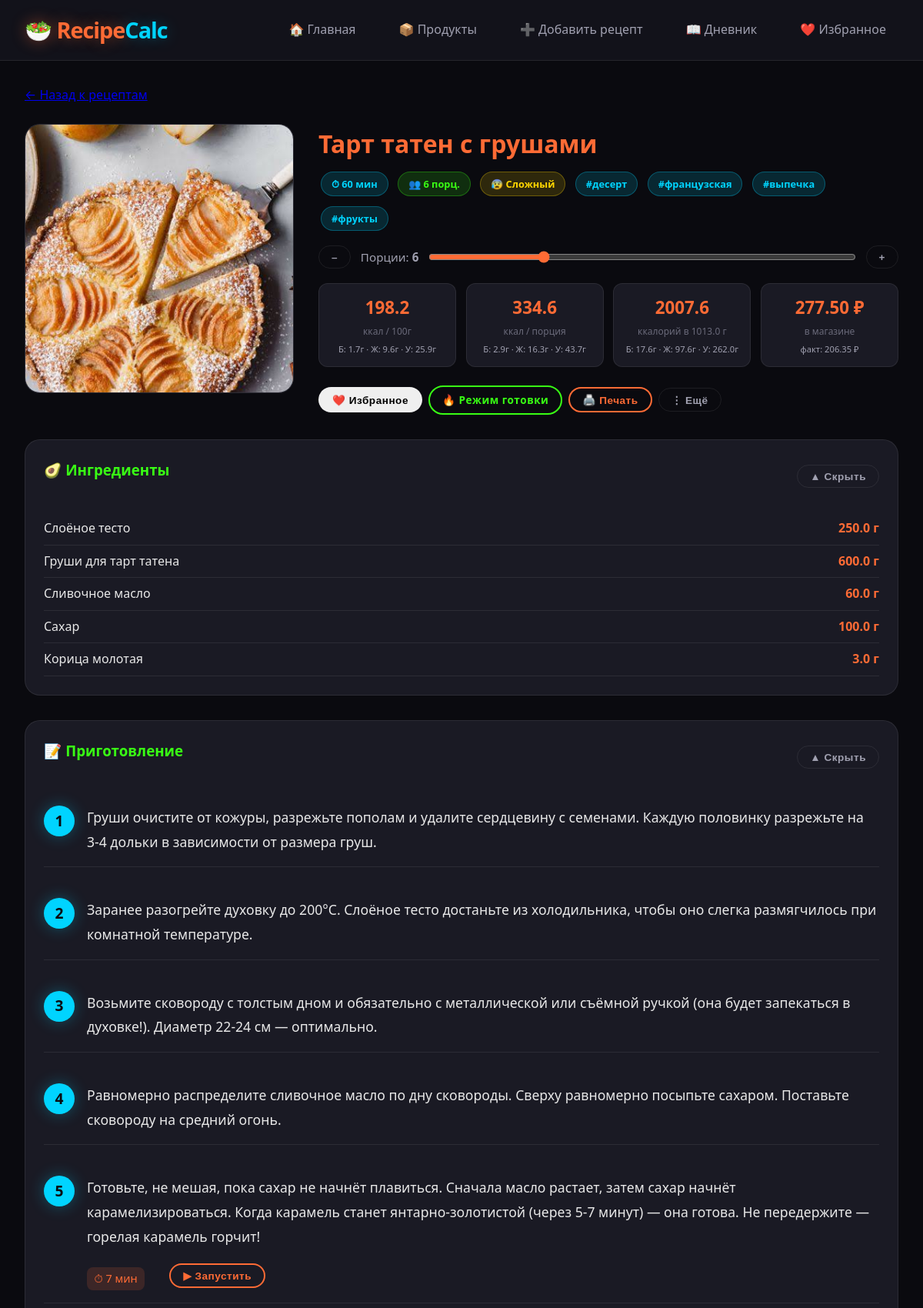
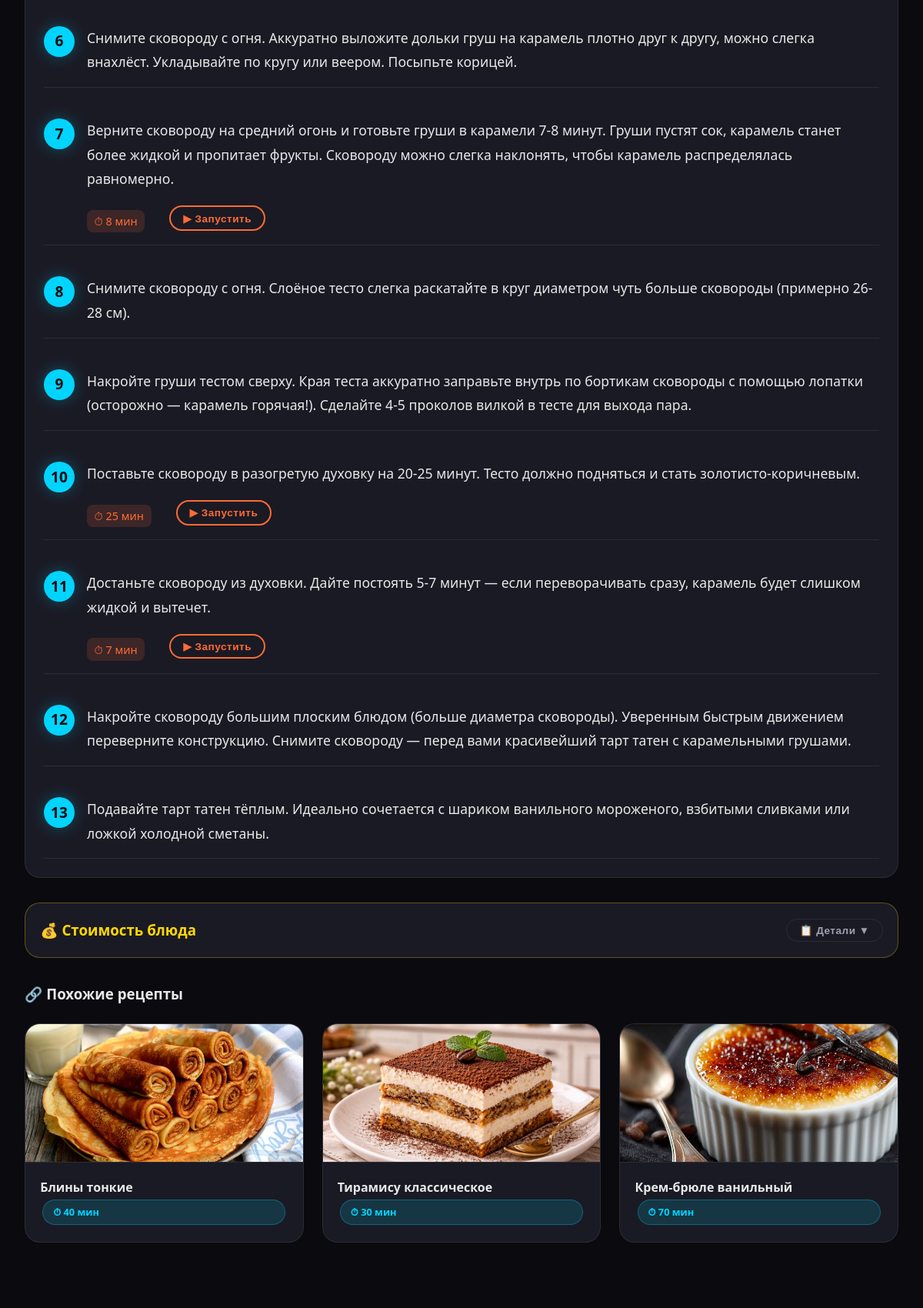
Page /recipes/16 (upper part) on the committed database (2 pictures, top to bottom).
### models.py (models this page shows, shortened)
class Recipe(db.Model):
    id = db.Column(db.Integer, primary_key=True)
    title = db.Column(db.String(200), nullable=False)
    description = db.Column(db.Text, default='')
    image = db.Column(db.String(300), default='')
    prep_time = db.Column(db.Integer, default=0)
    cook_time = db.Column(db.Integer, default=0)
    total_time = db.Column(db.Integer, default=0)
    default_portions = db.Column(db.Integer, default=1)
    difficulty = db.Column(db.String(20), default='easy')
    tags = db.Column(db.String(300), default='')
    instructions = db.Column(db.Text, default='')  # JSON steps
    created_at = db.Column(db.DateTime, default=datetime.utcnow)
    updated_at = db.Column(db.DateTime, default=datetime.utcnow, onupdate=datetime.utcnow)
    favorites = db.Column(db.Boolean, default=False)
    rating = db.Column(db.Float, default=0.0)
    rating_count = db.Column(db.Integer, default=0)
    ingredients = db.relationship('RecipeIngredient',
                                  backref='recipe',
                                  lazy=True,
                                  cascade="all, delete-orphan")

class RecipeIngredient(db.Model):
    id = db.Column(db.Integer, primary_key=True)
    recipe_id = db.Column(db.Integer, db.ForeignKey('recipe.id'), nullable=False)
    product_id = db.Column(db.Integer, db.ForeignKey('product.id'), nullable=False)
    product = db.relationship('Product', lazy='joined')
    quantity = db.Column(db.Float, default=0.0)
    unit = db.Column(db.String(20), default='г')

class Product(db.Model):
    id = db.Column(db.Integer, primary_key=True)
    name = db.Column(db.String(200), nullable=False, unique=True)
    calories = db.Column(db.Float, default=0.0)
    proteins = db.Column(db.Float, default=0.0)
    fats = db.Column(db.Float, default=0.0)
    carbs = db.Column(db.Float, default=0.0)
    category = db.Column(db.String(100), default='')
    image = db.Column(db.String(300), default='')
    default_unit = db.Column(db.String(20), default='г')
    price = db.Column(db.Float, default=0.0)           # Цена
    price_unit = db.Column(db.String(20), default='кг') # ← НОВОЕ: за что цена (кг, шт, л, 100г)
    created_at = db.Column(db.DateTime, default=datetime.utcnow)

### routes/recipes.py (the view)
@recipes_bp.route('/<int:recipe_id>')
def view_recipe(recipe_id):
    recipe = Recipe.query.get_or_404(recipe_id)
    nutrition = calculate_recipe_nutrition(recipe)
    steps = []
    if recipe.instructions:
        try:
            steps = json.loads(recipe.instructions)
        except (json.JSONDecodeError, TypeError):
            steps = [{'step_number': 1, 'instruction': recipe.instructions, 'timer_minutes': 0}]
    similar_recipes = []
    if recipe.tags:
        tags = [t.strip() for t in recipe.tags.split(',') if t.strip()]
        if tags:
            similar_recipes = Recipe.query.filter(
                Recipe.id != recipe.id,
                Recipe.tags.ilike(f'%{tags[0]}%')
            ).limit(4).all()
    return render_template(
        'recipe_detail.html',
        recipe=recipe,
        nutrition=nutrition,
        steps=steps,
        similar_recipes=similar_recipes
    )

### services/nutrition.py (called while the page is built)
def get_price_per_100g(product):
    if not product or not product.price or product.price <= 0:
        return 0.0
    unit = product.price_unit or 'кг'
    price = product.price
    if unit == 'кг':
        return round(price / 10, 2)
    elif unit == 'л':
        return round(price / 10, 2)
    elif unit in ('100г', '100мл', 'шт'):
        return price
    elif unit == 'уп':
        return round(price, 2)
    else:
        return round(price / 10, 2)

### templates/recipe_detail.html (shortened to what this page needs)
{% extends "base.html" %}
{% block content %}
<div class="mb-3">
    <a href="{{ url_for('main.index') }}" class="back-link">← Назад к рецептам</a>
</div>
<div class="recipe-top">
    <div class="recipe-top__image">
        {% if recipe.image %}
            <img src="{{ url_for('static', filename=recipe.image) }}" alt="{{ recipe.title }}">
        {% else %}
            <div class="recipe-top__placeholder">🍽️</div>
        {% endif %}
    </div>
    <div class="recipe-top__info">
        <h1 class="recipe-title">{{ recipe.title }}</h1>
        <div class="recipe-meta-line">
            <span class="badge badge-primary">⏱ {{ recipe.total_time }} мин</span>
            <span class="badge badge-success">👥 {{ recipe.default_portions }} порц.</span>
            <span class="badge badge-warning">
                {% if recipe.difficulty == 'easy' %}😊 Лёгкий
                {% elif recipe.difficulty == 'medium' %}😐 Средний
                {% else %}😰 Сложный{% endif %}
            </span>
            {% if recipe.tags %}
                {% for tag in recipe.tags.split(',')[:4] %}
                    <span class="badge badge-primary">#{{ tag.strip() }}</span>
                {% endfor %}
            {% endif %}
        </div>
        <div class="portion-scaler-row">
            <button class="btn btn-sm btn-outline" onclick="changePortion(-1)">–</button>
            <span class="portion-label">Порции: <strong id="portion-display">{{ nutrition.portions }}</strong></span>
            <input type="range" id="portion-scaler"
                   data-recipe-id="{{ recipe.id }}"
                   data-original-portions="{{ recipe.default_portions }}"
                   min="1" max="20" value="{{ nutrition.portions }}"
                   class="form-range">
            <button class="btn btn-sm btn-outline" onclick="changePortion(1)">+</button>
        </div>
        <div class="nutrition-grid" id="nutrition-block">
            <div class="nutrition-item">
                <div class="nutrition-value"><span id="per-100g-cal">{{ nutrition.per_100g.calories }}</span></div>
                <div class="nutrition-label">ккал / 100г</div>
                <div class="nutrition-detail">
                    Б: <span id="per-100g-proteins">{{ nutrition.per_100g.proteins }}</span>г ·
                    Ж: <span id="per-100g-fats">{{ nutrition.per_100g.fats }}</span>г ·
                    У: <span id="per-100g-carbs">{{ nutrition.per_100g.carbs }}</span>г
                </div>
            </div>
            <div class="nutrition-item">
                <div class="nutrition-value"><span id="per-portion-cal">{{ nutrition.per_portion.calories }}</span></div>
                <div class="nutrition-label">ккал / порция</div>
                <div class="nutrition-detail">
                    Б: <span id="per-portion-proteins">{{ nutrition.per_portion.proteins }}</span>г ·
                    Ж: <span id="per-portion-fats">{{ nutrition.per_portion.fats }}</span>г ·
                    У: <span id="per-portion-carbs">{{ nutrition.per_portion.carbs }}</span>г
                </div>
            </div>
            <div class="nutrition-item">
                <div class="nutrition-value"><span id="total-cal">{{ nutrition.total.calories }}</span></div>
                <div class="nutrition-label">ккалорий в <span id="total-weight">{{ nutrition.total.weight }}</span> г</div>
                <div class="nutrition-detail">
                    Б: <span id="total-proteins">{{ nutrition.total.proteins }}</span>г ·
                    Ж: <span id="total-fats">{{ nutrition.total.fats }}</span>г ·
                    У: <span id="total-carbs">{{ nutrition.total.carbs }}</span>г
                </div>
            </div>
            {% if nutrition.full_cost > 0 %}
            <div class="nutrition-item">
                <div class="nutrition-value"><span id="price-full">{{ "%.2f"|format(nutrition.full_cost) }}</span> ₽</div>
                <div class="nutrition-label">в магазине</div>
                <div class="nutrition-detail">
                    факт: <span id="price-actual">{{ "%.2f"|format(nutrition.actual_cost) }}</span> ₽
                </div>
            </div>
            {% endif %}
        </div>
        <div class="recipe-actions">
            <button class="btn btn-sm favorite-btn {% if recipe.favorites %}active{% endif %}"
                    data-recipe-id="{{ recipe.id }}">
                <span class="fav-icon">{% if recipe.favorites %}❤️{% else %}🤍{% endif %}</span> Избранное
            </button>
            <a href="{{ url_for('recipes.cooking_mode', recipe_id=recipe.id) }}"
               class="btn btn-sm btn-success" target="_blank">🔥 Режим готовки</a>
            <button class="btn btn-sm btn-primary" onclick="window.print()">🖨️ Печать</button>
            <div class="dropdown">
                <button class="btn btn-sm btn-outline dropdown-toggle">⋮ Ещё</button>
            </div>
        </div>
    </div>
</div>
<div class="recipe-section mt-4">
    <div class="d-flex justify-content-between align-items-center">
        <h3 class="mb-0">🥑 Ингредиенты</h3>
        <button class="btn btn-sm btn-outline" onclick="toggleSection('ingredients-content', this)">
            ▲ Скрыть
        </button>
    </div>
    <div id="ingredients-content">
        <ul class="ingredient-list mt-3" id="ingredients-list">
            {% for ingredient in recipe.ingredients %}
            <li class="ingredient-row"
                data-product-id="{{ ingredient.product.id if ingredient.product else '' }}"
                data-original-qty="{{ ingredient.quantity }}"
                data-unit="{{ ingredient.unit }}">
                <span class="ingredient-name">
                    {{ ingredient.product.name if ingredient.product else '—' }}
                </span>
                <span class="ingredient-quantity">
                    {{ ingredient.quantity }} {{ ingredient.unit }}
                </span>
            </li>
            {% endfor %}
        </ul>
    </div>
</div>
<div class="recipe-section mt-4">
    <div class="d-flex justify-content-between align-items-center">
        <h3 class="mb-0">📝 Приготовление</h3>
        <button class="btn btn-sm btn-outline" onclick="toggleSection('steps-content', this)">
            ▲ Скрыть
        </button>
    </div>
    <div id="steps-content">
        {% if steps %}
            {% for step in steps %}
            <div class="step-item mt-3">
                <div class="step-number">{{ step.step_number }}</div>
                <div class="step-content">
                    <p>{{ step.instruction }}</p>
                    {% if step.timer_minutes and step.timer_minutes > 0 %}
                    <div class="d-flex align-items-center gap-2 mt-2">
                        <span class="step-timer">⏱ {{ step.timer_minutes }} мин</span>
                        <button class="start-timer-btn btn btn-sm btn-primary"
                                data-minutes="{{ step.timer_minutes }}">▶ Запустить</button>
                    </div>
                    {% endif %}
                </div>
            </div>
            {% endfor %}
        {% else %}
            <p class="mt-3" style="color: var(--text-muted);">Шаги не добавлены.</p>
        {% endif %}
    </div>
</div>
{% if nutrition.ingredients_detail and nutrition.priced_count > 0 %}
<div class="card mt-4" style="border-color: rgba(255, 215, 0, 0.3);">
    <div class="card-body">
        <div class="d-flex justify-content-between align-items-center">
            <h3 style="color: #ffd700;">💰 Стоимость блюда</h3>
            <button class="btn btn-sm btn-outline" onclick="toggleSection('price-content', this)">
                📋 <span class="toggle-text">Детали ▼</span>
            </button>
        </div>
    </div>
</div>
{% endif %}
{% if similar_recipes %}
<div class="mt-4">
    <h3>🔗 Похожие рецепты</h3>
    <div class="recipe-grid">
        {% for similar in similar_recipes %}
        <a href="{{ url_for('recipes.view_recipe', recipe_id=similar.id) }}" class="recipe-card-link">
            <div class="card">
                {% if similar.image %}
                <img src="{{ url_for('static', filename=similar.image) }}" alt="{{ similar.title }}" class="card-img">
                {% else %}
                <div class="card-img-placeholder">🍽️</div>
                {% endif %}
                <div class="card-body">
                    <h4>{{ similar.title }}</h4>
                    <span class="badge badge-primary">⏱ {{ similar.total_time }} мин</span>
                </div>
            </div>
        </a>
        {% endfor %}
    </div>
</div>
{% endif %}
{% endblock %}

### rows in the picture
Recipe: image (picture), title "Тарт татен с грушами", total_time "60", default_portions "6"
RecipeIngredient: product "Слоёное тесто", quantity "250.0", unit "г"
RecipeIngredient: product "Груши для тарт татена", quantity "600.0", unit "г"
RecipeIngredient: product "Сливочное масло", quantity "60.0", unit "г"
RecipeIngredient: product "Сахар", quantity "100.0", unit "г"
RecipeIngredient: product "Корица молотая", quantity "3.0", unit "г"
Recipe: image (picture), title "Блины тонкие", total_time "40"
Recipe: image (picture), title "Тирамису классическое", total_time "30"
Recipe: image (picture), title "Крем-брюле ванильный", total_time "70"

### other values in the picture
{{ tag.strip() }} "десерт" "французская" "выпечка" "фрукты"
{{ nutrition.portions }} "6"
{{ nutrition.per_100g.calories }} "198.2"
{{ nutrition.per_100g.proteins }} "1.7"
{{ nutrition.per_100g.fats }} "9.6"
{{ nutrition.per_100g.carbs }} "25.9"
{{ nutrition.per_portion.calories }} "334.6"
{{ nutrition.per_portion.proteins }} "2.9"
{{ nutrition.per_portion.fats }} "16.3"
{{ nutrition.per_portion.carbs }} "43.7"
{{ nutrition.total.calories }} "2007.6"
{{ nutrition.total.weight }} "1013.0"
{{ nutrition.total.proteins }} "17.6"
{{ nutrition.total.fats }} "97.6"
{{ nutrition.total.carbs }} "262.0"
